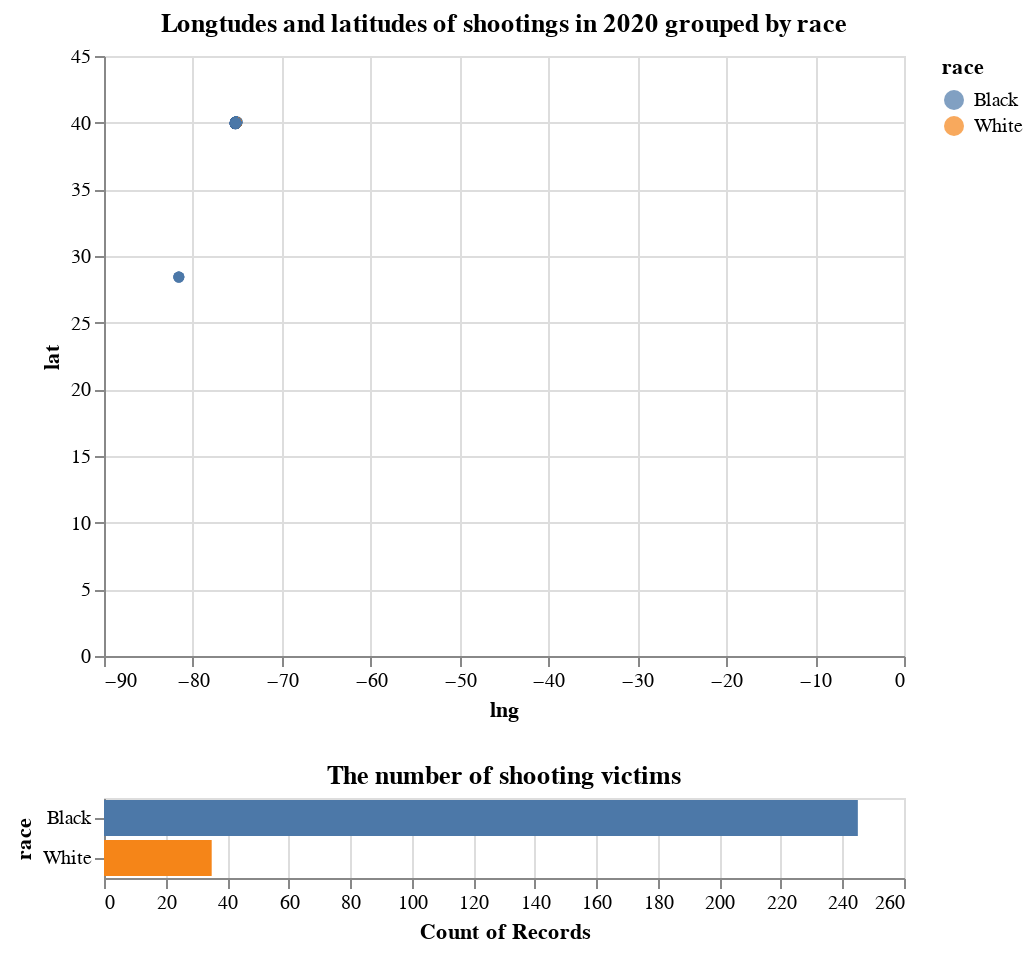

Here is the notebook cell this chart was saved with:
### Markdown cell above
## Selection histogram using Altair
This chart consists of one scatter chart and one histogram. The scatter chart visualizes the longitude and latitude of every victim being shooted in 2020 grouped by race,and the histogram below shows the number of victims being selected in the scatter chart with an interval selection.

### Code cell
shootings_2020.dropna(subset=["lng","lat"])
shootings_2020=shootings_2020.loc[shootings_2020["Month"]=="August"]

brush = alt.selection(type='interval')

points = alt.Chart(shootings_2020,title='Longtudes and latitudes of shootings in 2020 grouped by race').mark_circle().encode(
    x="lng:Q",
    y='lat:Q',
    color=alt.condition(brush, 'race:N', alt.value('lightgray'))
).add_selection(
    brush
).interactive()

bars = alt.Chart(shootings_2020,title='The number of shooting victims').mark_bar().encode(
    y='race:N',
    color='race:N',
    x='count(race):Q'
).transform_filter(
    brush
)

points & bars

### Figure 1 — Vega-Lite specification as saved in the notebook (floating-point values rounded to 4 significant figures; data arrays with more than 128 entries replaced by an {"elided": "..."} marker saying what was removed)
{"config": {"view": {"continuousWidth": 400, "continuousHeight": 300}}, "vconcat": [{"mark": "circle", "encoding": {"color": {"condition": {"type": "nominal", "field": "race", "selection": "selector026"}, "value": "lightgray"}, "x": {"type": "quantitative", "field": "lng"}, "y": {"type": "quantitative", "field": "lat"}}, "selection": {"selector026": {"type": "interval"}, "selector027": {"type": "interval", "bind": "scales", "encodings": ["x", "y"]}}, "title": "Longtudes and latitudes of shootings in 2020 grouped by race"}, {"mark": "bar", "encoding": {"color": {"type": "nominal", "field": "race"}, "x": {"type": "quantitative", "aggregate": "count", "field": "race"}, "y": {"type": "nominal", "field": "race"}}, "title": "The number of shooting victims", "transform": [{"filter": {"selection": "selector026"}}]}], "data": {"name": "data-398a6381dfb24b8a6656f480851e0147"}, "$schema": "https://vega.github.io/schema/vega-lite/v4.8.1.json", "datasets": {"data-398a6381dfb24b8a6656f480851e0147": {"elided": "280 records"}}}
